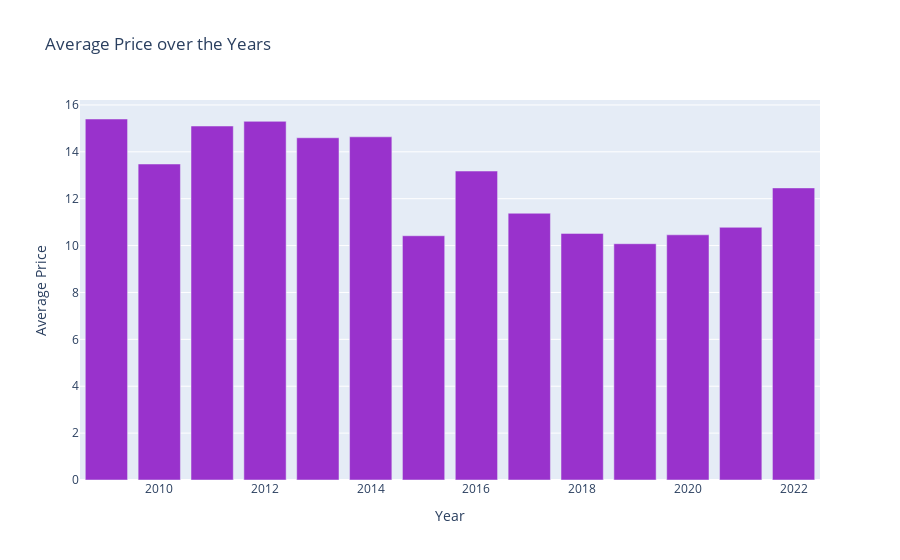

Write notebook code for a chart like this one.
### Markdown cell above
Firstly, we want to see whether the average price of Amazon bestselling books was changing over the years.

### Code cell
# Define values
Year = df_1['Year'].unique()
Average_Price = df_1.groupby('Year')['Price'].mean()

# Bar chart
fig = px.bar(x = Year, 
             y = Average_Price, 
             height = 600,
             labels = {'x':'Year','y':'Average Price'}, 
             title = 'Average Price over the Years'
            )

#Custom color
fig.update_traces(marker_color = '#9932CC')

fig.show()

### Figure 1 — Plotly figure (JSON) as saved in the notebook; plotly's stock layout.template omitted (floating-point values rounded to 4 significant figures)
{"data": [{"alignmentgroup": "True", "hovertemplate": "Year=%{x}<br>Average Price=%{y}<extra></extra>", "legendgroup": "", "marker": {"color": "#9932CC", "pattern": {"shape": ""}}, "name": "", "offsetgroup": "", "orientation": "v", "showlegend": false, "textposition": "auto", "type": "bar", "x": [2009, 2010, 2011, 2012, 2013, 2014, 2015, 2016, 2017, 2018, 2019, 2020, 2021, 2022], "xaxis": "x", "y": [15.4, 13.48, 15.1, 15.3, 14.6, 14.64, 10.42, 13.18, 11.38, 10.52, 10.08, 10.46, 10.78, 12.46], "yaxis": "y"}], "layout": {"autosize": true, "barmode": "relative", "legend": {"tracegroupgap": 0}, "title": {"text": "Average Price over the Years"}, "xaxis": {"anchor": "y", "autorange": true, "domain": [0, 1], "range": [2008.0, 2022.0], "title": {"text": "Year"}, "type": "linear"}, "yaxis": {"anchor": "x", "autorange": true, "domain": [0, 1], "range": [0, 16.21], "title": {"text": "Average Price"}, "type": "linear"}}}
